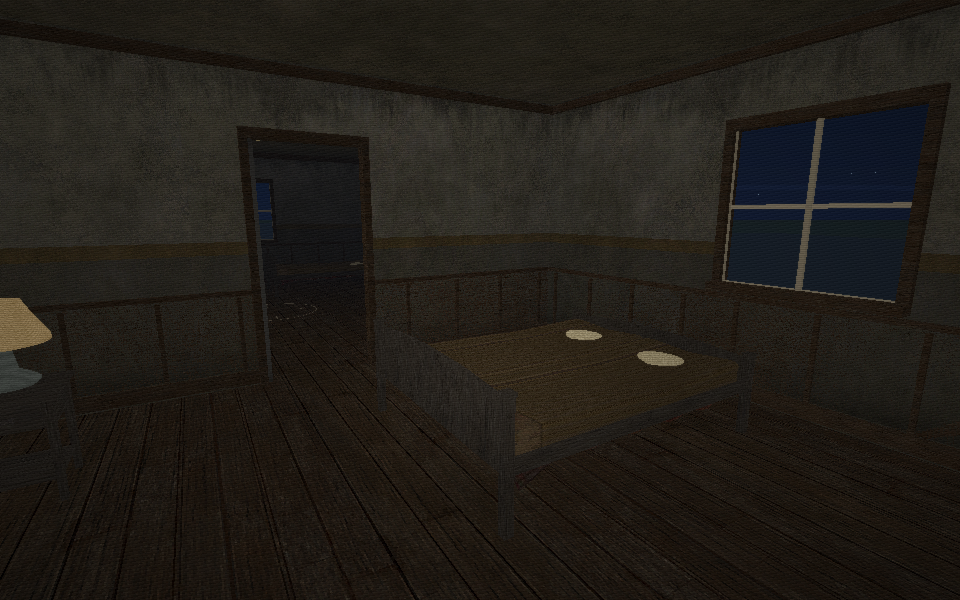
#> input picture software/beckenburg/development/levels/previews/runtime/house-07-master.png, 960 x 600 px
$ python build_review.py
#> lines starting #> are read from the running program, lines starting #| are printed output that depends on the picture
"""Assemble original runtime captures into a local review gallery and contact sheets.
Requires Pillow. Does not alter the individual renders.
"""
from pathlib import Path
from html import escape
from PIL import Image, ImageDraw, ImageFont

ROOT=Path(__file__).resolve().parent
CAPTURES=ROOT/'previews/runtime'
font=ImageFont.truetype('C:/Windows/Fonts/arial.ttf',18)

def sheet(paths,output,columns=3):
#> called with columns = 3
    width,height,label=480,300,36
    canvas=Image.new('RGB',(width*columns,(height+label)*((len(paths)+columns-1)//columns)), '#171a20')
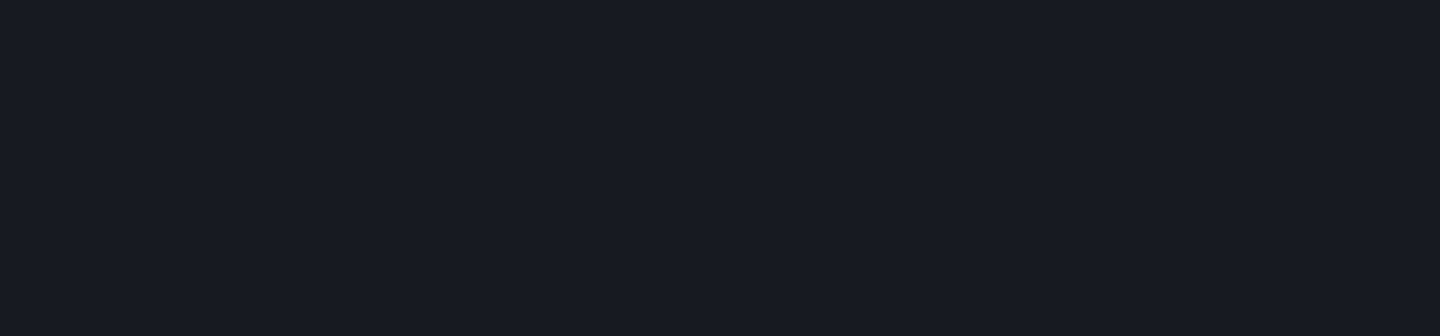
#> canvas: PIL image 1440x336 RGB; mean R, G, B 23, 26, 32
    draw=ImageDraw.Draw(canvas)
    for i,path in enumerate(paths):
        x=(i%columns)*width;y=(i//columns)*(height+label)
        with Image.open(path) as original:
#> original is the input picture: PIL image 960x600 RGB; mean R, G, B 33.3, 29.4, 24
            thumbnail=original.copy();thumbnail.thumbnail((width,height),Image.Resampling.LANCZOS)
            canvas.paste(thumbnail,(x,y))
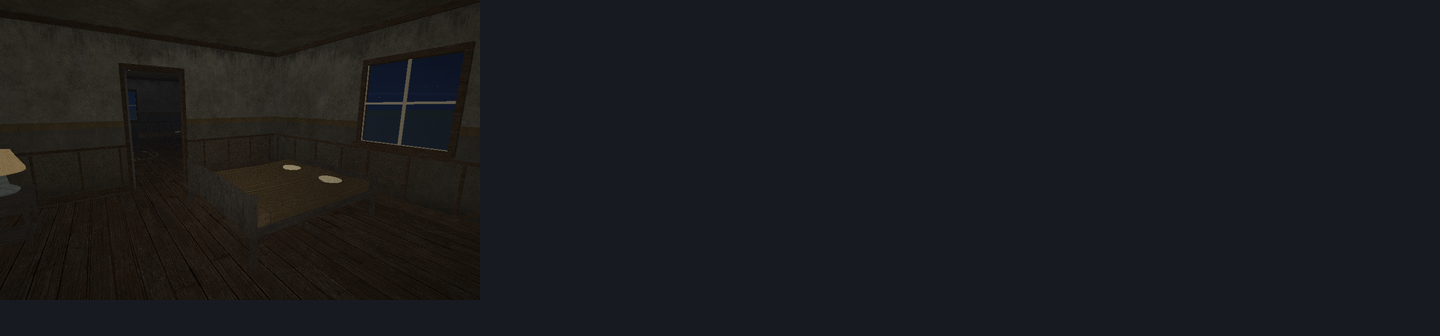
#> canvas: PIL image 1440x336 RGB; mean R, G, B 26.1, 27, 29.6
        draw.text((x+9,y+height+7),path.stem.replace('-', ' '),font=font,fill='#e2e7ef')
    canvas.save(output)
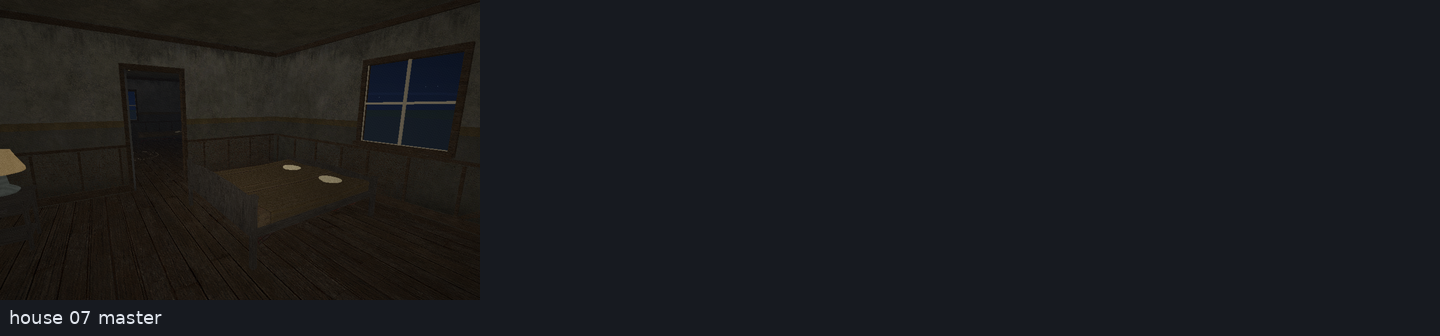
#> saved as house-runtime-overview.jpg: PIL image 1440x336 RGB; mean R, G, B 26.3, 27.3, 29.9

sections=[]
for site,title in [('house','Briar House'),('farmhouse','Hollowmere Farm'),('school','Ravenshade School')]:
    paths=sorted(CAPTURES.glob(site+'-*.png'))
    sheet(paths,ROOT/f'previews/{site}-runtime-overview.jpg')
    cards=[]
    for path in paths:
        relative=path.relative_to(ROOT).as_posix();label=path.stem[len(site)+1:].replace('-', ' ')
        cards.append(f'<figure><a href="{relative}"><img loading="lazy" src="{relative}" alt="{escape(label)}"></a><figcaption>{escape(label)}</figcaption></figure>')
#> (the run stopped early here; a loop or call above may not have finished)
